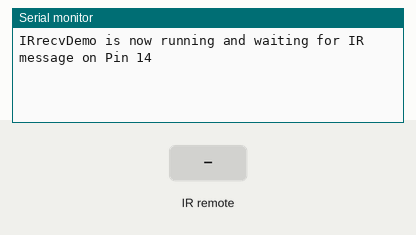
A sketch run on a simulated ESP8266 (NodeMCU). Parts: the last lines printed to the serial monitor. The test bench sets the inputs (shaded band).

Above: at 1.2 s.
1.3 s: infrared code 0xF7C03F received
At 2.0 s:
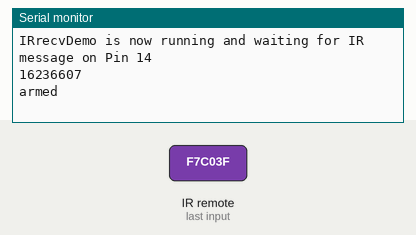
2.8 s: infrared code 0xF740BF received
At 3.2 s:
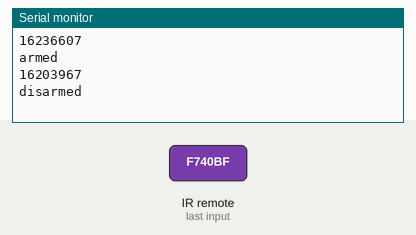

The sketch:

IRrecv.ino
```cpp
// (licence header left out)
#ifndef UNIT_TEST
#include <Arduino.h>
#endif
#include <IRremoteESP8266.h>
#include <IRrecv.h>
#include <IRutils.h>

// An IR detector/demodulator is connected to GPIO pin 14(D5 on a NodeMCU
// board).
uint16_t RECV_PIN = 14;

IRrecv irrecv(RECV_PIN);

decode_results results;

void setup() {
  Serial.begin(115200);
  irrecv.enableIRIn();  // Start the receiver
  while (!Serial)  // Wait for the serial connection to be establised.
    delay(50);
  Serial.println();
  Serial.print("IRrecvDemo is now running and waiting for IR message on Pin ");
  Serial.println(RECV_PIN);
}

void loop() {
  if (irrecv.decode(&results)) {
    //print() & println() can't handle printing long longs. (uint64_t)
    serialPrintUint64(results.value);
    Serial.println("");
    irrecv.resume();  // Receive the next value
    if ( results.value==16236607){
    Serial.println("armed");
  }
  if ( results.value==16203967){
    Serial.println("disarmed");
  }
  }

  delay(100);
}
```

Measured:
- after the input at 1.3 s, the serial monitor: prints a new line at once (image 1)
- after the input at 2.8 s, the serial monitor: prints a new line at once (image 2)
